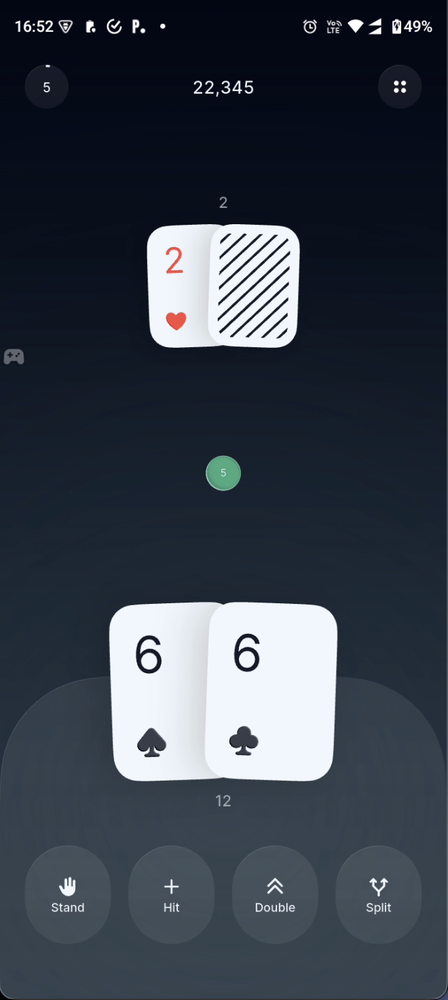
#> input picture desktop_bot 22_41/Split6.png, 448 x 1000 px, shrunk from 660 x 1472 before the run
$ python -i ocr_detector.py   (imports and definitions only)
#> lines starting #> are read from the running program, lines starting #| are printed output that depends on the picture
"""
Vision and OCR Game State Detector.
Extracts dealer upcard, player score/hand type, and game phase
using Tesseract OCR and macOS built-in sips / PIL.
"""

import os
import re
import shutil
import subprocess
from dataclasses import dataclass
from typing import Optional, Tuple
from strategy import Card


@dataclass
class GameState:
    phase: str  # "BETTING", "PLAYING", "WAITING", "UNKNOWN"
    dealer_card: Optional[Card] = None
    player_total: int = 0
    is_soft: bool = False
    is_pair: bool = False
    pair_val: int = 0
    can_double: bool = True
    can_split: bool = False
    raw_dealer_text: str = ""
    raw_player_text: str = ""
    raw_buttons_text: str = ""
    available_buttons: dict = None
    player_hands: list = None

    # [5 lines left out: function __post_init__, not called in this run]


class OcrDetector:
    # Region crops used for reading the game state (not tapping).
    # Normalized bboxes (ymin, xmin, ymax, xmax) on a 0.0 .. 1.0 scale.
    DEALER_BOX = (0.180, 0.390, 0.220, 0.607)
    PLAYER_SCORE_BOX = (0.776, 0.390, 0.816, 0.607)
    BET_AREA_BOX = (0.330, 0.200, 0.450, 0.800)
    BUTTONS_ROW_BOX = (0.830, 0.050, 0.940, 0.950)

    # Full-width search bands for TSV whole-screen scanning. Wider than the
    # fixed crop boxes so values are found wherever the layout puts them
    # (e.g. a split hand's score sits on the left, not center).
    DEALER_BAND = (0.12, 0.05, 0.32, 0.95)      # (ymin, xmin, ymax, xmax)
    PLAYER_BAND = (0.70, 0.05, 0.865, 0.95)     # above the buttons row

    def __init__(self, tesseract_path: Optional[str] = None, work_dir: Optional[str] = None):
        self.tesseract_path = tesseract_path or self._find_tesseract()
        self.work_dir = work_dir or os.path.join(os.path.dirname(__file__), "work")
        os.makedirs(self.work_dir, exist_ok=True)
        self.has_pil = False
        try:
            from PIL import Image
            self.has_pil = True
        except ImportError:
            self.has_pil = False

    def _find_tesseract(self) -> str:
        candidates = ["/opt/homebrew/bin/tesseract", "/usr/local/bin/tesseract", "tesseract"]
        for c in candidates:
            if shutil.which(c):
                return c
        return "tesseract"

    def crop_region(self, image_path: str, bbox: Tuple[float, float, float, float], out_path: str):
        """
        Crops a normalized bbox (ymin, xmin, ymax, xmax) from image_path.
        Uses PIL if installed, otherwise uses macOS built-in sips tool.
        """
        ymin, xmin, ymax, xmax = bbox

        if self.has_pil:
            from PIL import Image
            with Image.open(image_path) as img:
                w, h = img.size
                crop_box = (int(xmin * w), int(ymin * h), int(xmax * w), int(ymax * h))
                cropped = img.crop(crop_box)
                cropped.save(out_path)
            return

        # Fallback to macOS built-in `sips`
        # First get image size with sips
        try:
            res = subprocess.run(["sips", "-g", "pixelWidth", "-g", "pixelHeight", image_path],
                                 stdout=subprocess.PIPE, stderr=subprocess.PIPE, check=True)
            out = res.stdout.decode()
            w_match = re.search(r"pixelWidth:\s*(\d+)", out)
            h_match = re.search(r"pixelHeight:\s*(\d+)", out)
            if not (w_match and h_match):
                return
            w = int(w_match.group(1))
            h = int(h_match.group(1))

            crop_x = int(xmin * w)
            crop_y = int(ymin * h)
            crop_w = int((xmax - xmin) * w)
            crop_h = int((ymax - ymin) * h)

            subprocess.run([
                "sips", "-c", str(crop_h), str(crop_w),
                "--cropOffset", str(crop_y), str(crop_x),
                image_path, "--out", out_path
            ], stdout=subprocess.PIPE, stderr=subprocess.PIPE, check=True)
        except Exception as e:
            print(f"[Crop Error] sips failed: {e}")

    def run_ocr(self, img_path: str, psm: int = 7) -> str:
        """Executes Tesseract on image file and returns cleaned text."""
        try:
            cmd = [self.tesseract_path, img_path, "stdout", "--psm", str(psm)]
            res = subprocess.run(cmd, stdout=subprocess.PIPE, stderr=subprocess.PIPE, check=True)
            return res.stdout.decode("utf-8").strip()
        except Exception:
            return ""

    # [119 lines left out: functions run_ocr_tsv, parse_dealer, parse_player, not called in this run]

    def detect(self, screenshot_path: str) -> GameState:
        """
        Analyzes a screenshot and returns the current GameState.
        Uses one full-screen TSV scan for buttons, dealer, and player hands.
        """
        # Crops retained for bet-phase detection, fallback parsing and logs.
        dealer_crop = os.path.join(self.work_dir, "crop_dealer.png")
        player_crop = os.path.join(self.work_dir, "crop_player.png")
        bet_crop = os.path.join(self.work_dir, "crop_bet.png")
        buttons_crop = os.path.join(self.work_dir, "crop_buttons.png")

        self.crop_region(screenshot_path, self.DEALER_BOX, dealer_crop)
#> in crop_region, img is the input picture: PIL image 448x1000 RGBA; mean R, G, B, A 55.3, 63.2, 74.2, 255
#> in crop_region, `cropped = img.crop(crop_box)`:
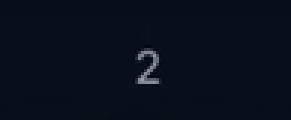
#> cropped: PIL image 97x40 RGBA (shown 3 times larger); mean R, G, B, A 9.8, 15.1, 27.9, 255
        self.crop_region(screenshot_path, self.PLAYER_SCORE_BOX, player_crop)
#> call 2 of crop_region, with image_path = 'Split6.png', bbox = (0.776, 0.39, 0.816, 0.607), out_path = 'desktop_bot 22_41/work/crop_player.png'
#> in crop_region (call 2), `cropped = img.crop(crop_box)`:
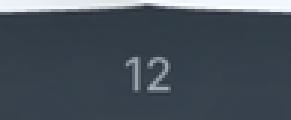
#> cropped: PIL image 97x40 RGBA (shown 3 times larger); mean R, G, B, A 69.2, 79.1, 89.5, 255
        self.crop_region(screenshot_path, self.BET_AREA_BOX, bet_crop)
#> call 3 of crop_region, with image_path = 'Split6.png', bbox = (0.33, 0.2, 0.45, 0.8), out_path = 'desktop_bot 22_41/work/crop_bet.png'
#> in crop_region (call 3), `cropped = img.crop(crop_box)`:
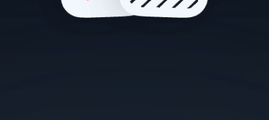
#> cropped: PIL image 269x120 RGBA; mean R, G, B, A 33.8, 42.1, 53.5, 255
        self.crop_region(screenshot_path, self.BUTTONS_ROW_BOX, buttons_crop)
#> call 4 of crop_region, with image_path = 'Split6.png', bbox = (0.83, 0.05, 0.94, 0.95), out_path = 'desktop_bot 22_41/work/crop_buttons.png'
#> in crop_region (call 4), `cropped = img.crop(crop_box)`:
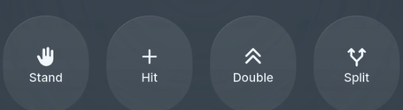
#> cropped: PIL image 403x110 RGBA; mean R, G, B, A 67, 77.7, 87.7, 255

        dealer_text = self.run_ocr(dealer_crop, psm=7)
        player_text = self.run_ocr(player_crop, psm=7)
        bet_text = self.run_ocr(bet_crop, psm=6)
        buttons_text = self.run_ocr(buttons_crop, psm=6)

        # Check for BETTING phase
        if "PLACE" in bet_text.upper() or "BET" in bet_text.upper():
            return GameState(
                phase="BETTING",
                raw_dealer_text=dealer_text,
                raw_player_text=player_text,
                raw_buttons_text=buttons_text,
            )

        # ONE full-screen scan; every detector reuses these words.
        w, h = self.get_image_size(screenshot_path)
        words = self.run_ocr_tsv(screenshot_path, psm=11) if w and h else []

        available_buttons = self._buttons_from_words(words, w, h)
        dealer_card = self._dealer_from_words(words, w, h) or self.parse_dealer(dealer_text)
        player_hands = self._player_hands_from_words(words, w, h)

        # Fallback to the fixed-box parses when the TSV scan finds nothing.
        is_soft, player_total = self.parse_player(player_text)
        if player_hands:
            is_soft, player_total = player_hands[0]
        elif player_total > 0:
            player_hands = [(is_soft, player_total)]

        buttons_upper = buttons_text.upper()
        has_buttons = bool(available_buttons) or any(
            b in buttons_upper for b in ["STAND", "HIT", "DOUBLE", "SPLIT"]
        )

        if dealer_card is not None and player_total > 0 and has_buttons:
            can_split = "SPLIT" in available_buttons or "SPLIT" in buttons_upper
            can_double = "DOUBLE" in available_buttons or "DOUBLE" in buttons_upper

            # The game only shows SPLIT for a pair, so it's safe to infer one:
            # a soft pair (A+A) is pair of aces; a hard total / 2 gives the rank.
            is_pair = can_split
            pair_val = 11 if (can_split and is_soft) else (player_total // 2 if can_split else 0)

            return GameState(
                phase="PLAYING",
                dealer_card=dealer_card,
                player_total=player_total,
                is_soft=is_soft,
                is_pair=is_pair,
                pair_val=pair_val,
                can_double=can_double,
                can_split=can_split,
                raw_dealer_text=dealer_text,
                raw_player_text=player_text,
                raw_buttons_text=buttons_text,
                available_buttons=available_buttons,
                player_hands=player_hands,
            )

        if has_buttons:
            # Buttons are visible but cards still rendering / OCR misread
            return GameState(
                phase="WAITING",
                dealer_card=dealer_card,
                player_total=player_total,
                is_soft=is_soft,
                raw_dealer_text=dealer_text,
                raw_player_text=player_text,
                raw_buttons_text=buttons_text,
                available_buttons=available_buttons,
                player_hands=player_hands,
            )

        return GameState(
            phase="BETTING",
            raw_dealer_text=dealer_text,
            raw_player_text=player_text,
            raw_buttons_text=buttons_text,
            available_buttons=available_buttons,
            player_hands=player_hands,
        )

    # [144 lines left out: functions _button_text_matches, detect_available_buttons, _buttons_from_words, _card_rank_from_text, _dealer_from_words, _player_hands_from_words and 1 more, not called in this run]

#> (the run stopped early here; a loop or call above may not have finished)
